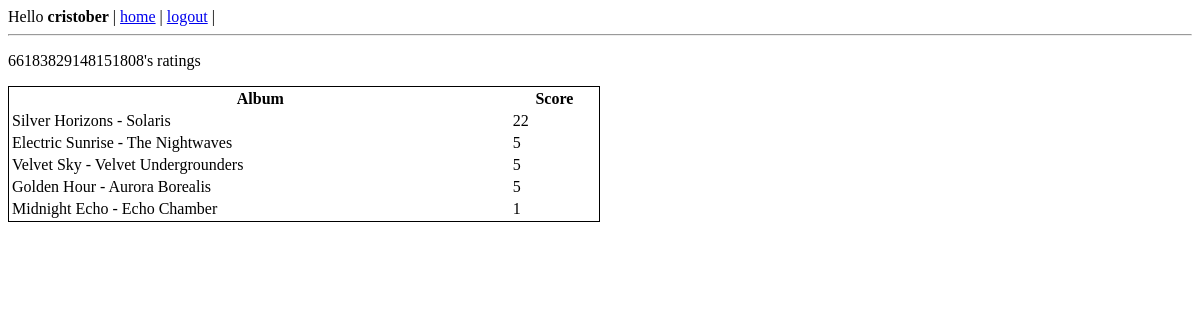
Before: /user/66183829148151808 (signed in) with the older database file.
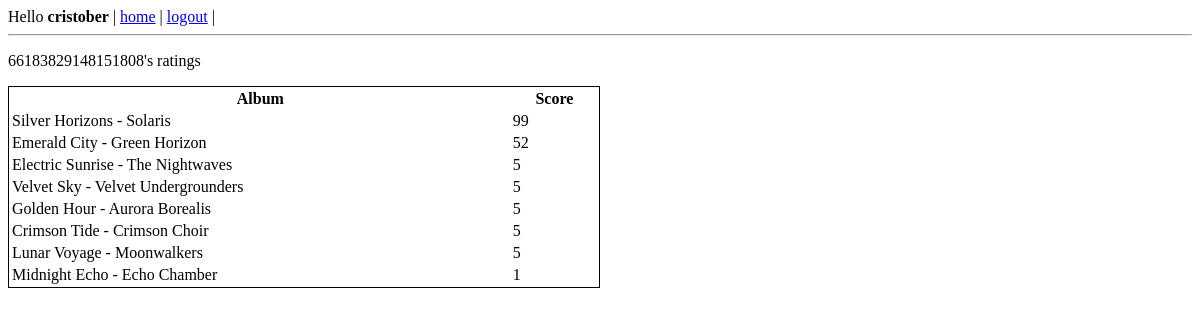
After: the same page with the newer database file.
### main.py (models this page shows)
class Album(db.Model):
    __tablename__ = "albums"
    id     = db.Column(db.Integer, Sequence("album_id_seq"), primary_key=True)
    title  = db.Column(db.String(512), nullable=False)   # Title of album
    artist = db.Column(db.String(512), nullable=False)   # Artist name
    date   = db.Column(db.String(512), nullable=False)   # Date added

class Rating(db.Model):
    __tablename__ = "ratings"
    id           = db.Column(db.Integer, Sequence("rating_id_seq"), primary_key=True)
    album_id     = db.Column(db.Integer, db.ForeignKey("albums.id"), nullable=False)
    album_rater  = db.Column(db.String(512), db.ForeignKey("users.id"), nullable=False)
    rating_score = db.Column(db.Integer, nullable=False)

### main.py (the view, shortened to what this page needs)
@app.route("/user/<user_id>")
@login_required
def see_user_ratings(user_id, methods=["GET"]):
    username_given = False
    ratings = db.session.execute(
        db.select(Rating, Album).join(
            Album, Rating.album_id == Album.id
        ).where(and_(
            Rating.album_rater == user_id
        )).order_by(desc(Rating.rating_score))
    ).all()
    if ratings == []:
        return "User doesn't have any ratings.", 400
    else:
        if username_given:
            return render_template("ratings.html", ratings=ratings, user_id=username)
        else:
            return render_template("ratings.html", ratings=ratings, user_id=user_id)

### main.py (called while the page is built)
@login.user_loader
def load_user(id):
    return db.session.get(User, str(id))

### templates/ratings.html (shortened to what this page needs)
{% extends "base.html" %}
    {% block content %}
    <p> {{user_id}}'s ratings </p>
    <table style="width:50%; border:1px solid black;">
        <tr>
            <th>Album</th>
            <th>Score</th>
        </tr>
            {% for rating in ratings %}
                <tr>
                    {% set r = rating[0] %}
                    {% set a = rating[1] %}
                    <td>{{ a.title }} - {{ a.artist }}</td>
                    <td>{{ r.rating_score }}</td>
                </tr>
            {% endfor %}
    </table>
    {% endblock %}

Changed rows visible on the page:
changed Rating (number 1 of 8 on the later page): rating_score "22" → "99"
added Rating: rating_score "52"
now on this page (row unchanged): Album: title "Emerald City", artist "Green Horizon"
added Rating: rating_score "5"
now on this page (row unchanged): Album: title "Crimson Tide", artist "Crimson Choir"
added Rating: rating_score "5"
now on this page (row unchanged): Album: title "Lunar Voyage", artist "Moonwalkers"
